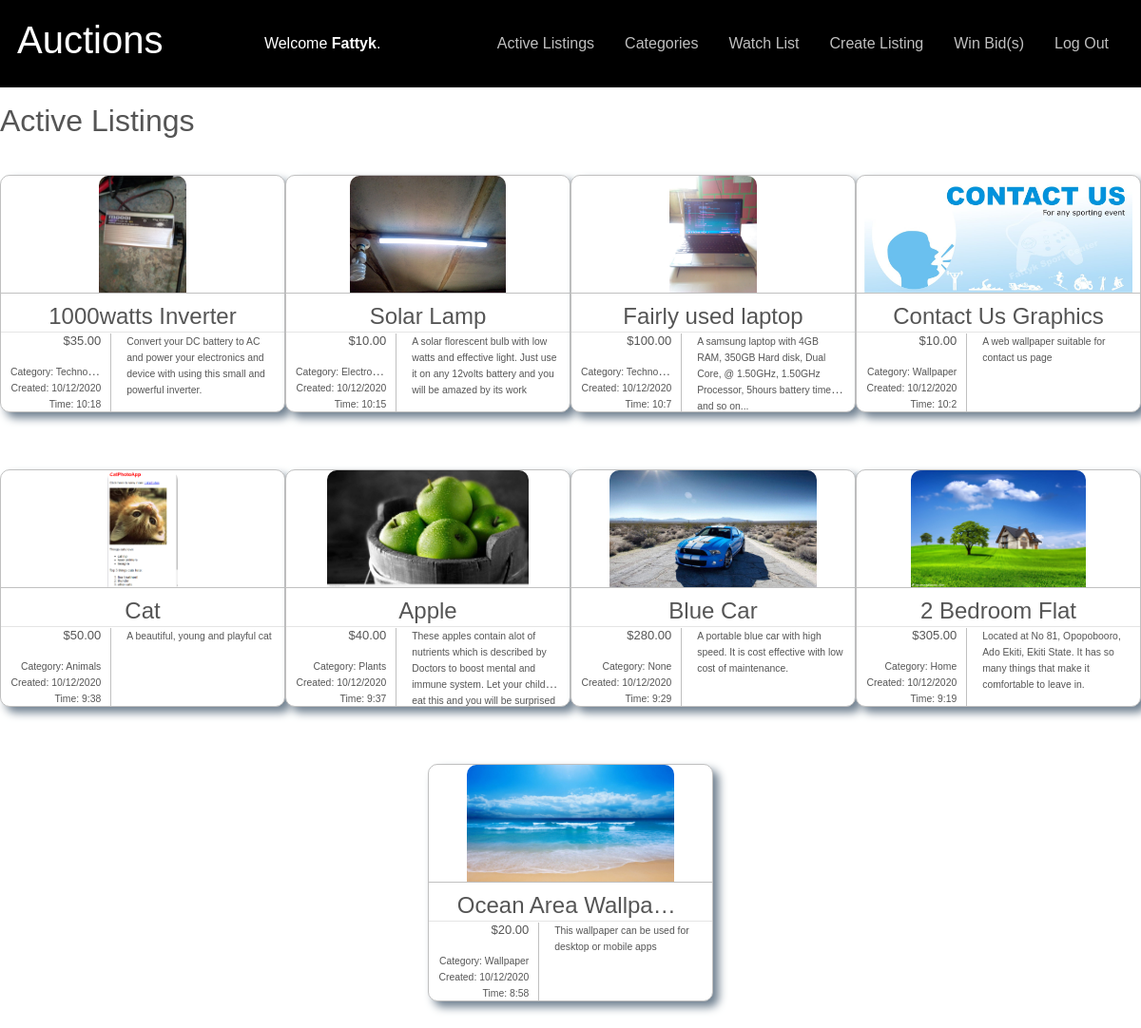
The app's page / (signed in) with its own data.
### auctions/models.py (models this page shows, shortened)
class User(AbstractUser):
    pass

class Listing(models.Model):
    title = models.CharField(max_length=64)
    description = models.TextField(max_length=300)
    c_price = models.IntegerField()
    image = models.ImageField(upload_to=image_directory_path)
    category = models.ForeignKey(Category, blank=True, null=True, on_delete=models.CASCADE, related_name="input_cat")
    highest_bidder = models.ForeignKey(User, blank=True, null=True, on_delete=models.CASCADE, related_name="highest_bidder")
    user = models.ForeignKey(User, blank=True, null= True, on_delete=models.CASCADE, related_name="uploader")
    date = models.DateTimeField(auto_now_add=True, null=True)

class Category(models.Model):
    category = models.CharField(max_length=20, unique=True)

### auctions/views.py (the view)
# urls.py: path("", views.index, name="index"),
def index(request):
    listings = Listing.objects.all()[::-1]
    for listing in listings:
        item = re.sub("^.*/auctions/", "/auctions/", listing.image.url)
        listing.image = item
    return render(request, "auctions/index.html",{
        "listings":listings,
        "title":"Active Listings",
    })

### auctions/templates/auctions/index.html (shortened to what this page needs)
{% extends "auctions/layout.html" %}
{% load static %}
{% block head %}
    <link rel="stylesheet" href="{% static 'auctions/index.css' %}">
{% endblock %}
{% block body %}
<h2>{{title}}</h2>
    <section class="main">
        {% for listing in listings %}
            <section class="item-container">
                <a href="{% url 'listing' listing.id %}"><div class="for-img"><img src="{% static listing.image %}" alt="image here"></div>
                    <h4 class="list-title">{{listing.title}}</h4>
                    <hr>
                        <div class="for-content">
                            <div class="price">
                                <p>${{listing.c_price}}.00</p>
                                <small>Category: <span>{{ listing.category.category }}</span></small><br>
                                <small>Created: <span>{{listing.date.day }}/{{listing.date.month}}/{{listing.date.year }}</span></small><br>
                                <small>Time: <span>{{listing.date.hour }}:{{listing.date.minute}}</span></small>
                            </div>
                            <div class="description"><small>{{listing.description}}</small></div>
                        </div>
                    </a>
            </section>
        {% empty %}
            No Active Listing
        {% endfor %}
    </section>
{% endblock %}

### auctions/templates/auctions/layout.html (shortened to what this page needs)
{% load static %}
<!DOCTYPE html>
<html lang="en">
    <head>
        <link rel="stylesheet" href="https://stackpath.bootstrapcdn.com/bootstrap/4.4.1/css/bootstrap.min.css">
        <link href="{% static 'auctions/styles.css' %}" rel="stylesheet">
        {% block head %}{% endblock %}
    </head>
    <body>
        <div class="d-flex justify-content-md-between heading">
            <h1 class="p-2 align-self-center">Auctions</h1>
            <div class="nav-item p-2 align-self-center">
                {% if user.is_authenticated %}
                    Welcome <strong>{{ user.username }}</strong>.
                {% else %}
                    Not signed in.
                {% endif %}
            </div>
            <ul class="nav p-2 align-self-center">
                <li class="nav-item">
                    <a class="nav-link" href="{% url 'index' %}">Active Listings</a>
                </li>
                <li class="nav-item">
                    <a class="nav-link" href="{% url 'categories' %}">Categories</a>
                </li>
                {% if user.is_authenticated %}
                    <li class="nav-item">
                        <a class="nav-link" href="{% url 'watch' %}">Watch List</a>
                    </li>
                    <li class="nav-item">
                        <a class="nav-link" href="{% url 'createList' %}">Create Listing</a>
                    </li>
                    <li class="nav-item">
                        <a class="nav-link" href="{% url 'won' %}">Win Bid(s)</a>
                    </li>
                    <li class="nav-item">
                        <a class="nav-link" href="{% url 'logout' %}">Log Out</a>
                    </li>
                {% endif %}
            </ul>
        </div>
        <br>
        {% block body %}
        {% endblock %}
    </body>
</html>

### auctions/static/auctions/styles.css (style rules this page uses)
.heading { padding: 10px; background-color: black; color: #fff; }
.heading a { color: silver; }

### auctions/static/auctions/index.css (style rules this page uses)
body { margin: 0px; font-family: arial, sans-serif; color: #222; line-height: 16px; color: #555; }
img { display: block; max-width: 100%; }
hr { margin: 1px 0; }
.main { width: 100%; display: flex; flex-wrap: wrap; }
.main .item-container { margin: 30px auto; box-sizing: border-box; width: 300px; height: 250px; border: 1px solid silver; border-radius: 10px; box-shadow: 6px 6px 10px slategray; font-size: small; background-color: #fff !important; }
.main .item-container a { text-decoration: none; color: inherit; }
.main .item-container a .for-img { height: 50%; border-top-left-radius: 10px; border-top-right-radius: 10px; border-bottom: 1px solid silver; }
.main .item-container a .for-img img { max-height: 100%; margin: 0px auto; border-top-left-radius: 10px; border-top-right-radius: 10px; }
.main .item-container a .list-title { width: 80%; text-align: center; margin: 0px auto; padding-top: 10px; overflow: hidden; text-overflow: ellipsis; white-space: nowrap; }
.main .item-container a .for-content { display: flex; justify-content: space-between; }
.main .item-container a .for-content .price { width: 39%; border-right: 1px solid silver; text-align: right; padding: 0px 10px; overflow: hidden; text-overflow: ellipsis; white-space: nowrap; }
.main .item-container a .for-content .description { width: 59%; max-height: 60%; text-align: left; padding: 0px 10px; overflow: hidden; text-overflow: ellipsis; display: -webkit-box; -webkit-line-clamp: 4; -webkit-box-orient: vertical; }

### records on screen
User: username "Fattyk"
Listing: image (picture), title "1000watts Inverter", c_price "35", category.category "Technology", date.day "10", date.month "12", date.year "2020", date.hour "10", date.minute "18", description "Convert your DC battery to AC and power your electronics and device with using this small and powerful inverter."
Listing: image (picture), title "Solar Lamp", c_price "10", category.category "Electronics", date.day "10", date.month "12", date.year "2020", date.hour "10", date.minute "15", description "A solar florescent bulb with low watts and effective light. Just use it on any 12volts battery and you will be amazed by its work"
Listing: image (picture), title "Fairly used laptop", c_price "100", category.category "Technology", date.day "10", date.month "12", date.year "2020", date.hour "10", date.minute "7", description "A samsung laptop with 4GB RAM, 350GB Hard disk, Dual Core, @ 1.50GHz, 1.50GHz Processor, 5hours battery time and so on..."
Listing: image (picture), title "Contact Us Graphics", c_price "10", category.category "Wallpaper", date.day "10", date.month "12", date.year "2020", date.hour "10", date.minute "2", description "A web wallpaper suitable for contact us page"
Listing: image (picture), title "Cat", c_price "50", category.category "Animals", date.day "10", date.month "12", date.year "2020", date.hour "9", date.minute "38", description "A beautiful, young and playful cat"
Listing: image (picture), title "Apple", c_price "40", category.category "Plants", date.day "10", date.month "12", date.year "2020", date.hour "9", date.minute "37", description "These apples contain alot of nutrients which is described by Doctors to boost mental and immune system. Let your child eat this and you will be…"
Listing: image (picture), title "Blue Car", c_price "280", category.category "None", date.day "10", date.month "12", date.year "2020", date.hour "9", date.minute "29", description "A portable blue car with high speed. It is cost effective with low cost of maintenance."
Listing: image (picture), title "2 Bedroom Flat", c_price "305", category.category "Home", date.day "10", date.month "12", date.year "2020", date.hour "9", date.minute "19", description "Located at No 81, Opopobooro, Ado Ekiti, Ekiti State. It has so many things that make it comfortable to leave in."
Listing: image (picture), title "Ocean Area Wallpa…", c_price "20", category.category "Wallpaper", date.day "10", date.month "12", date.year "2020", date.hour "8", date.minute "58", description "This wallpaper can be used for desktop or mobile apps"

### other values on screen
{{ title }} "Active Listings"
